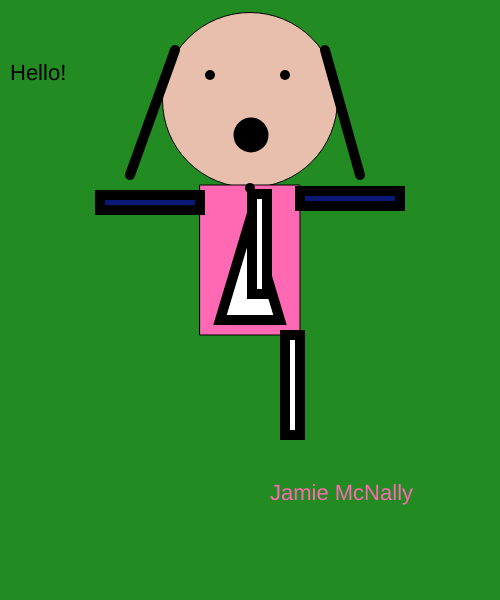
Frame 1 (no input)
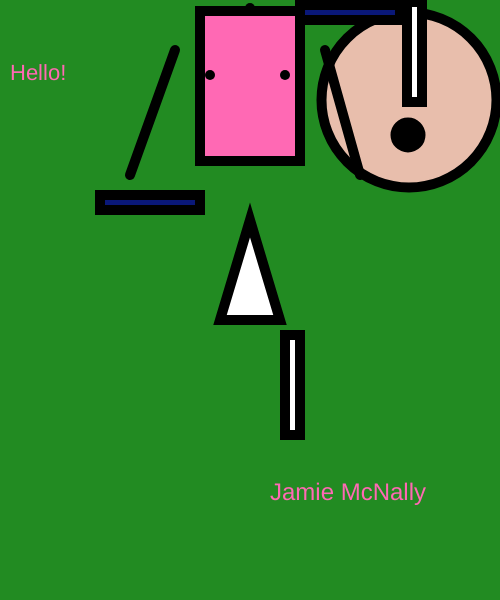
Frame 60 (no input)
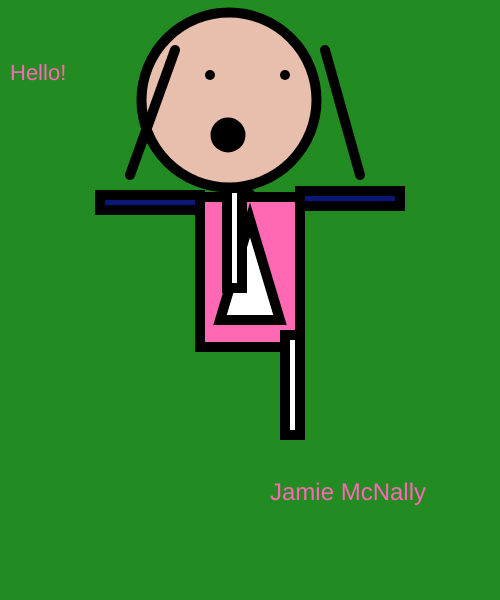
Frame 120 (the mouse pressed at the canvas centre since frame 60)

The p5.js sketch that drew these frames (run headless with seeded random() and noise() and a simulated clock; from frame 60 on, the mouse is pressed at the canvas centre):

// p5.js sketch
// ── sketch.js
var headX = 250;
var headY = 100;
var headDirection = 1;

var bodyX = 200;
var bodyY = 185;
var bodyDirection = 3;

var size = 22;
var count = 0;
var sizeDirection = 2;

var movement;
function setup()
{
    createCanvas(500, 600);
}

function draw()
{
  background(34, 139, 34);
  textSize(22)
  text("Hello!", 10, 80);
  // head
  fill(232, 190, 172)
  circle(headX,headY,175);
      headX+=headDirection;
      if(headX >= 418 || headX <= 82)
      {
          headDirection *= -1;
      }
  // body
  fill(255, 105, 180);
  rect(200,bodyY,100,150);
     bodyY += bodyDirection;
     if(bodyY <= 0 || bodyY >= 450 )
     {
         bodyDirection *= -1;
     }
  // eyes
  strokeWeight(10);
  fill(0);
  point(210, 75);
  point(285, 75);
  // nose
  point(250, bodyY)
  bodyY += bodyDirection;
  if(bodyY <= 0 || bodyY >= 450 )
  {
      bodyDirection *= -1;
  }
  // mouth
  circle(headX, 135, 25);
  headX+=headDirection;
  if(headX >= 418 || headX <= 82)
  {
      headDirection *= -1;
  }
  // right arm
  fill(10, 24, 120);
  rect(300, bodyY, 100, 15);
  bodyY += bodyDirection;
  if(bodyY <= 0 || bodyY >= 450 )
  {
      bodyDirection *= -1;
  }
  // left arm
  rect(100, 195, 100, 15);
  // hair
  line(130, 175, 175, 50);
  line(325, 50, 360, 175);
  fill(255);
  // decoration
  triangle(220, 320, 250, 220, 280, 320);
  // left leg
  rect(headX, bodyY, 15, 100);
  headX+=headDirection;
  if(headX >= 418 || headX <= 82)
  {
      headDirection *= -1;
  }
  bodyY += bodyDirection;
  if(bodyY <= 0 || bodyY >= 450 )
  {
      bodyDirection *= -1;
  }
  // right leg
  rect(285, 335, 15, 100);

  fill(255, 105, 180);
  textSize(size);
  size+= sizeDirection;
     count++;
     if(count > 5)
     {
         sizeDirection *=-1;
         count = 0;
     }
  text("Jamie McNally", 270, 500);
}
